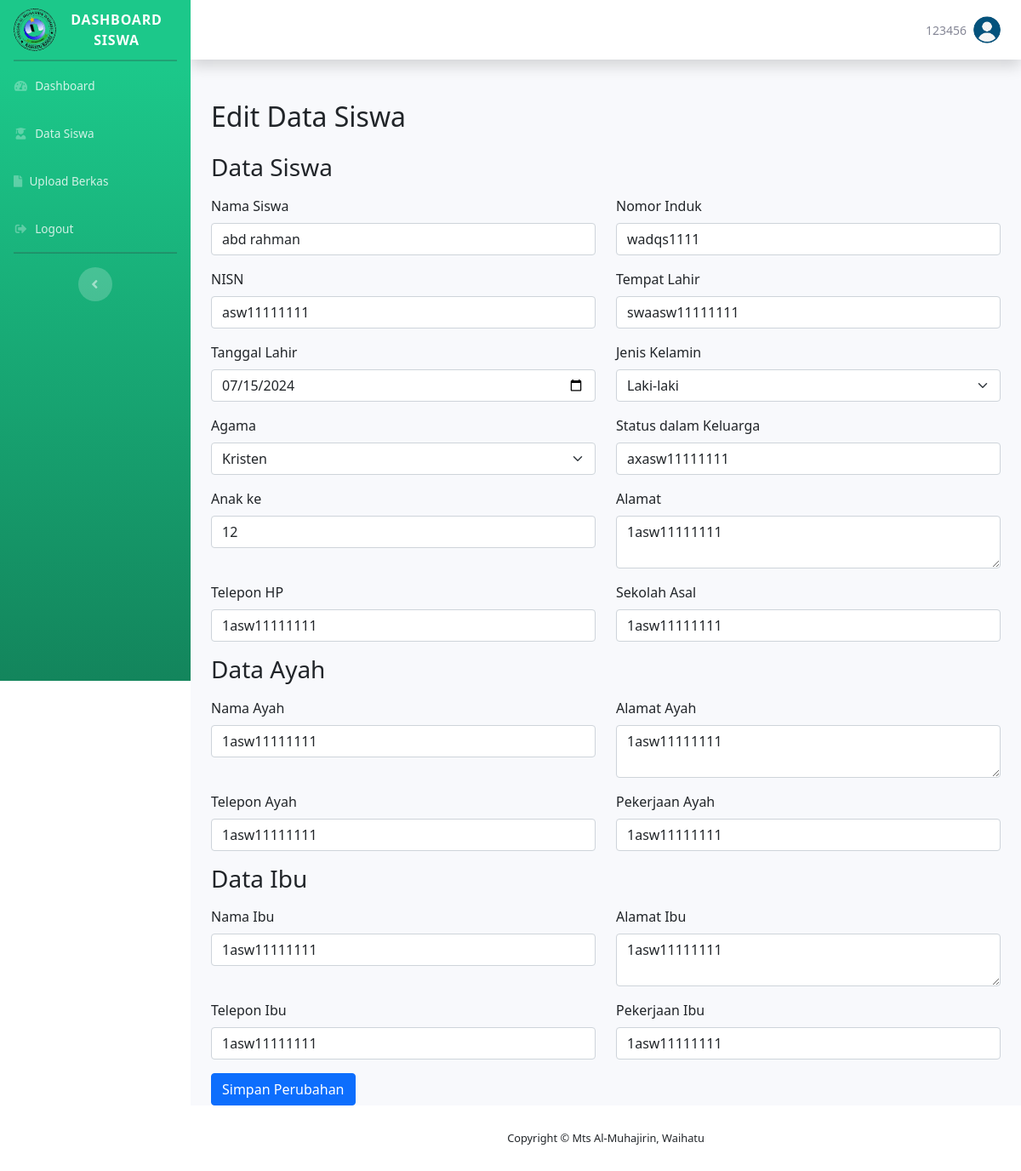
The page /siswa/index.php?page=edit_data (signed in) on the database its author committed.
### tables this page shows
CREATE TABLE `users` (
  `id` int(11) NOT NULL,
  `username` varchar(50) NOT NULL,
  `password` varchar(255) NOT NULL,
  `role` enum('admin','siswa') NOT NULL
);

CREATE TABLE `orang_tua` (
  `id` int(11) NOT NULL,
  `nama_ayah` varchar(100) NOT NULL,
  `alamat_ayah` text NOT NULL,
  `telepon_ayah` varchar(20) DEFAULT NULL,
  `pekerjaan_ayah` varchar(50) NOT NULL,
  `nama_ibu` varchar(100) NOT NULL,
  `alamat_ibu` text NOT NULL,
  `telepon_ibu` varchar(20) DEFAULT NULL,
  `pekerjaan_ibu` varchar(50) NOT NULL,
  `siswa_id` int(11) NOT NULL
);

CREATE TABLE `siswa` (
  `id` int(11) NOT NULL,
  `nama` varchar(100) NOT NULL,
  `nomor_induk` varchar(20) NOT NULL,
  `nisn` varchar(20) NOT NULL,
  `tempat_lahir` varchar(50) NOT NULL,
  `tanggal_lahir` date NOT NULL,
  `jenis_kelamin` enum('Laki-laki','Perempuan') NOT NULL,
  `agama` enum('Islam','Kristen','Katolik','Hindu','Konghucu') NOT NULL,
  `status_dalam_keluarga` varchar(50) NOT NULL,
  `anak_ke` int(11) NOT NULL,
  `alamat` text NOT NULL,
  `telepon_hp` varchar(20) DEFAULT NULL,
  `sekolah_asal` varchar(100) NOT NULL,
  `users_id` int(11) DEFAULT NULL
);

### siswa/pages/edit_data.php (the view, shortened to what this page needs)
<?php
include('../koneksi/db.php');
$user_id = $_SESSION['users_id'];
$sql = "SELECT s.id AS siswa_id, s.nama AS siswa_nama, s.nomor_induk AS siswa_nomor_induk, s.nisn AS siswa_nisn, s.tempat_lahir AS siswa_tempat_lahir, s.tanggal_lahir AS siswa_tanggal_lahir, s.jenis_kelamin AS siswa_jenis_kelamin, s.agama AS siswa_agama, s.status_dalam_keluarga AS siswa_status_dalam_keluarga, s.anak_ke AS siswa_anak_ke, s.alamat AS siswa_alamat, s.telepon_hp AS siswa_telepon_hp, s.sekolah_asal AS siswa_sekolah_asal,
               o.id AS orang_tua_id, o.nama_ayah AS orang_tua_nama_ayah, o.alamat_ayah AS orang_tua_alamat_ayah, o.telepon_ayah AS orang_tua_telepon_ayah, o.pekerjaan_ayah AS orang_tua_pekerjaan_ayah, o.nama_ibu AS orang_tua_nama_ibu, o.alamat_ibu AS orang_tua_alamat_ibu, o.telepon_ibu AS orang_tua_telepon_ibu, o.pekerjaan_ibu AS orang_tua_pekerjaan_ibu
        FROM siswa s
        INNER JOIN orang_tua o ON s.id = o.siswa_id
        WHERE s.users_id = '$user_id'";
$result = $conn->query($sql);
if ($result->num_rows == 1) {
    $row = $result->fetch_assoc();
    $siswa_nama = $row['siswa_nama'];
    $siswa_nomor_induk = $row['siswa_nomor_induk'];
    $siswa_nisn = $row['siswa_nisn'];
    $siswa_tempat_lahir = $row['siswa_tempat_lahir'];
    $siswa_tanggal_lahir = $row['siswa_tanggal_lahir'];
    $siswa_jenis_kelamin = $row['siswa_jenis_kelamin'];
    $siswa_agama = $row['siswa_agama'];
    $siswa_status_dalam_keluarga = $row['siswa_status_dalam_keluarga'];
    $siswa_anak_ke = $row['siswa_anak_ke'];
    $siswa_alamat = $row['siswa_alamat'];
    $siswa_telepon_hp = $row['siswa_telepon_hp'];
    $siswa_sekolah_asal = $row['siswa_sekolah_asal'];
    $orang_tua_nama_ayah = $row['orang_tua_nama_ayah'];
    $orang_tua_alamat_ayah = $row['orang_tua_alamat_ayah'];
    $orang_tua_telepon_ayah = $row['orang_tua_telepon_ayah'];
    $orang_tua_pekerjaan_ayah = $row['orang_tua_pekerjaan_ayah'];
    $orang_tua_nama_ibu = $row['orang_tua_nama_ibu'];
    $orang_tua_alamat_ibu = $row['orang_tua_alamat_ibu'];
    $orang_tua_telepon_ibu = $row['orang_tua_telepon_ibu'];
    $orang_tua_pekerjaan_ibu = $row['orang_tua_pekerjaan_ibu'];
} else {
    echo "Data siswa dan orang tua tidak ditemukan.";
    exit;
}
?>
<!DOCTYPE html>
<html lang="en">
<head>
    <link href="https://cdn.jsdelivr.net/npm/bootstrap@5.1.3/dist/css/bootstrap.min.css" rel="stylesheet">
</head>
<body>
    <div class="container mt-5">
        <h2 class="mb-4">Edit Data Siswa</h2>
        <form method="POST">
            <div class="mb-3">
                <h3>Data Siswa</h3>
            </div>
            <div class="row">
                <div class="col-md-6 mb-3">
                    <label for="siswa_nama" class="form-label">Nama Siswa</label>
                    <input type="text" class="form-control" id="siswa_nama" name="siswa_nama" value="<?php echo $siswa_nama; ?>" required>
                </div>
                <div class="col-md-6 mb-3">
                    <label for="siswa_nomor_induk" class="form-label">Nomor Induk</label>
                    <input type="text" class="form-control" id="siswa_nomor_induk" name="siswa_nomor_induk" value="<?php echo $siswa_nomor_induk; ?>" required>
                </div>
            </div>
            <div class="row">
                <div class="col-md-6 mb-3">
                    <label for="siswa_nisn" class="form-label">NISN</label>
                    <input type="text" class="form-control" id="siswa_nisn" name="siswa_nisn" value="<?php echo $siswa_nisn; ?>" required>
                </div>
                <div class="col-md-6 mb-3">
                    <label for="siswa_tempat_lahir" class="form-label">Tempat Lahir</label>
                    <input type="text" class="form-control" id="siswa_tempat_lahir" name="siswa_tempat_lahir" value="<?php echo $siswa_tempat_lahir; ?>" required>
                </div>
            </div>
            <div class="row">
                <div class="col-md-6 mb-3">
                    <label for="siswa_tanggal_lahir" class="form-label">Tanggal Lahir</label>
                    <input type="date" class="form-control" id="siswa_tanggal_lahir" name="siswa_tanggal_lahir" value="<?php echo $siswa_tanggal_lahir; ?>" required>
                </div>
                <div class="col-md-6 mb-3">
                    <label for="siswa_jenis_kelamin" class="form-label">Jenis Kelamin</label>
                    <select class="form-select" id="siswa_jenis_kelamin" name="siswa_jenis_kelamin" required>
                        <option value="Laki-laki" <?php if ($siswa_jenis_kelamin == 'Laki-laki') echo 'selected'; ?>>Laki-laki</option>
                    </select>
                </div>
            </div>
            <div class="row">
                <div class="col-md-6 mb-3">
                    <label for="siswa_agama" class="form-label">Agama</label>
                    <select class="form-select" id="siswa_agama" name="siswa_agama" required>
                        <option value="Kristen" <?php if ($siswa_agama == 'Kristen') echo 'selected'; ?>>Kristen</option>
                    </select>
                </div>
                <div class="col-md-6 mb-3">
                    <label for="siswa_status_dalam_keluarga" class="form-label">Status dalam Keluarga</label>
                    <input type="text" class="form-control" id="siswa_status_dalam_keluarga" name="siswa_status_dalam_keluarga" value="<?php echo $siswa_status_dalam_keluarga; ?>" required>
                </div>
            </div>
            <div class="row">
                <div class="col-md-6 mb-3">
                    <label for="siswa_anak_ke" class="form-label">Anak ke</label>
                    <input type="number" class="form-control" id="siswa_anak_ke" name="siswa_anak_ke" value="<?php echo $siswa_anak_ke; ?>" required>
                </div>
                <div class="col-md-6 mb-3">
                    <label for="siswa_alamat" class="form-label">Alamat</label>
                    <textarea class="form-control" id="siswa_alamat" name="siswa_alamat" required><?php echo $siswa_alamat; ?></textarea>
                </div>
            </div>
            <div class="row">
                <div class="col-md-6 mb-3">
                    <label for="siswa_telepon_hp" class="form-label">Telepon HP</label>
                    <input type="text" class="form-control" id="siswa_telepon_hp" name="siswa_telepon_hp" value="<?php echo $siswa_telepon_hp; ?>" required>
                </div>
                <div class="col-md-6 mb-3">
                    <label for="siswa_sekolah_asal" class="form-label">Sekolah Asal</label>
                    <input type="text" class="form-control" id="siswa_sekolah_asal" name="siswa_sekolah_asal" value="<?php echo $siswa_sekolah_asal; ?>" required>
                </div>
            </div>
            <div class="mb-3">
                <h3>Data Ayah</h3>
            </div>
            <div class="row">
                <div class="col-md-6 mb-3">
                    <label for="orang_tua_nama_ayah" class="form-label">Nama Ayah</label>
                    <input type="text" class="form-control" id="orang_tua_nama_ayah" name="orang_tua_nama_ayah" value="<?php echo $orang_tua_nama_ayah; ?>" required>
                </div>
                <div class="col-md-6 mb-3">
                    <label for="orang_tua_alamat_ayah" class="form-label">Alamat Ayah</label>
                    <textarea class="form-control" id="orang_tua_alamat_ayah" name="orang_tua_alamat_ayah" required><?php echo $orang_tua_alamat_ayah; ?></textarea>
                </div>
            </div>
            <div class="row">
                <div class="col-md-6 mb-3">
                    <label for="orang_tua_telepon_ayah" class="form-label">Telepon Ayah</label>
                    <input type="text" class="form-control" id="orang_tua_telepon_ayah" name="orang_tua_telepon_ayah" value="<?php echo $orang_tua_telepon_ayah; ?>" required>
                </div>
                <div class="col-md-6 mb-3">
                    <label for="orang_tua_pekerjaan_ayah" class="form-label">Pekerjaan Ayah</label>
                    <input type="text" class="form-control" id="orang_tua_pekerjaan_ayah" name="orang_tua_pekerjaan_ayah" value="<?php echo $orang_tua_pekerjaan_ayah; ?>" required>
                </div>
            </div>
            <div class="mb-3">
                <h3>Data Ibu</h3>
            </div>
            <div class="row">
                <div class="col-md-6 mb-3">
                    <label for="orang_tua_nama_ibu" class="form-label">Nama Ibu</label>
                    <input type="text" class="form-control" id="orang_tua_nama_ibu" name="orang_tua_nama_ibu" value="<?php echo $orang_tua_nama_ibu; ?>" required>
                </div>
                <div class="col-md-6 mb-3">
                    <label for="orang_tua_alamat_ibu" class="form-label">Alamat Ibu</label>
                    <textarea class="form-control" id="orang_tua_alamat_ibu" name="orang_tua_alamat_ibu" required><?php echo $orang_tua_alamat_ibu; ?></textarea>
                </div>
            </div>
            <div class="row">
                <div class="col-md-6 mb-3">
                    <label for="orang_tua_telepon_ibu" class="form-label">Telepon Ibu</label>
                    <input type="text" class="form-control" id="orang_tua_telepon_ibu" name="orang_tua_telepon_ibu" value="<?php echo $orang_tua_telepon_ibu; ?>" required>
                </div>
                <div class="col-md-6 mb-3">
                    <label for="orang_tua_pekerjaan_ibu" class="form-label">Pekerjaan Ibu</label>
                    <input type="text" class="form-control" id="orang_tua_pekerjaan_ibu" name="orang_tua_pekerjaan_ibu" value="<?php echo $orang_tua_pekerjaan_ibu; ?>" required>
                </div>
            </div>
            <button type="submit" class="btn btn-primary">Simpan Perubahan</button>
        </form>
    </div>
</body>
</html>

### siswa/index.php (shortened to what this page needs)
<?php
include(__DIR__ . '/../koneksi/db.php');
$users_id = $_SESSION['users_id'];
$sql_users = "SELECT username FROM users WHERE id = ?";
$stmt = $conn->prepare($sql_users);
$stmt->bind_param("i", $users_id);
$stmt->execute();
$result_users = $stmt->get_result();
$users = $result_users->fetch_assoc();
$username = $users['username'];
?>
<!DOCTYPE html>
<html lang="en">
<head>
    <link href="../assets/vendor/fontawesome-free/css/all.min.css" rel="stylesheet" type="text/css">
    <link rel="stylesheet" href="../assets/css/sb-admin-2.min.css">
    <link rel="stylesheet" href="../assets/css/conten_dashboard.css">
    <link href="https://cdn.jsdelivr.net/npm/bootstrap@5.1.3/dist/css/bootstrap.min.css" rel="stylesheet">
</head>
<body id="page-top">
    <div id="wrapper">
        <ul class="navbar-nav bg-gradient-success sidebar sidebar-dark accordion sticky-sidebar" id="accordionSidebar">
            <a class="sidebar-brand d-flex align-items-center justify-content-center" href="index.php">
                <div class="sidebar-brand-icon rotate-n-15">
                    <img src="../assets/img/logo.png" alt="Logo" width="50" height="50">
                </div>
                <div class="sidebar-brand-text mx-3">Dashboard Siswa</div>
            </a>
            <hr class="sidebar-divider my-0">
            <li class="nav-item">
                <a class="nav-link" href="index.php?page=dashboard_siswa">
                    <i class="fas fa-fw fa-tachometer-alt"></i>
                    <span>Dashboard</span></a>
            </li>
            <li class="nav-item">
                <a class="nav-link" href="index.php?page=edit_data">
                    <i class="fas fa-fw fa-user-graduate"></i>
                    <span>Data Siswa</span></a>
            </li>
            <li class="nav-item">
                <a class="nav-link" href="index.php?page=display_berkas">
                    <i class="fas fa-solid fa-file"></i>
                    <span>Upload Berkas</span></a>
            </li>
            <li class="nav-item">
                <a class="nav-link" href="../logout.php">
                    <i class="fas fa-fw fa-sign-out-alt"></i>
                    <span>Logout</span></a>
            </li>
            <hr class="sidebar-divider d-none d-md-block">
            <div class="text-center d-none d-md-inline">
                <button class="rounded-circle border-0" id="sidebarToggle"></button>
            </div>
        </ul>
        <div id="content-wrapper" class="d-flex flex-column">
            <div id="content">
                <nav class="navbar navbar-expand navbar-light bg-white topbar mb-4 static-top shadow sticky-top">
                    <ul class="navbar-nav ml-auto">
                        <li class="nav-item dropdown no-arrow">
                            <div class="nav-link dropdown-toggle">
                                <span class="mr-2 d-none d-lg-inline text-gray-600 small"><?php echo htmlspecialchars($username); ?></span>
                                <img class="img-profile rounded-circle" src="../assets/img/user.png">
                            </div>
                        </li>
                    </ul>
                </nav>
                <div class="container-fluid">
                    <?php
                    if (isset($_GET['page'])) {
                        $page = $_GET['page'];
                        $file = __DIR__ . '/pages/' . $page . '.php';
                        if (file_exists($file)) {
                            include $file;
                        } else {
                            echo "<p>Page not found.</p>";
                        }
                    } else {
                        include __DIR__ . '/pages/dashboard_siswa.php';
                    }
                    ?>
                </div>
            </div>
            <footer class="sticky-footer bg-white">
                <div class="container my-auto">
                    <div class="copyright text-center my-auto">
                        <span>Copyright &copy; Mts Al-Muhajirin, Waihatu</span>
                    </div>
                </div>
            </footer>
        </div>
    </div>
</body>
</html>

### assets/css/conten_dashboard.css (style rules this page uses)
.sticky-top { position: sticky; top: 0; position: -webkit-sticky; z-index: 1000; display: none; }
.sticky-sidebar { position: -webkit-sticky; position: sticky; top: 0; height: 100vh; display: none; }

### rows shown on the page
users: username "123456"
orang_tua: siswa_nama "abd rahman", siswa_nomor_induk "wadqs1111", siswa_nisn "asw11111111", siswa_tempat_lahir "swaasw11111111", siswa_tanggal_lahir "07/15/2024", siswa_status_dalam_keluarga "axasw11111111", siswa_anak_ke "12", siswa_alamat "1asw11111111", siswa_telepon_hp "1asw11111111", siswa_sekolah_asal "1asw11111111", orang_tua_nama_ayah "1asw11111111", orang_tua_alamat_ayah "1asw11111111", orang_tua_telepon_ayah "1asw11111111", orang_tua_pekerjaan_ayah "1asw11111111", orang_tua_nama_ibu "1asw11111111", orang_tua_alamat_ibu "1asw11111111", orang_tua_telepon_ibu "1asw11111111", orang_tua_pekerjaan_ibu "1asw11111111"
siswa: siswa_jenis_kelamin "Laki-laki", siswa_agama "Kristen"
